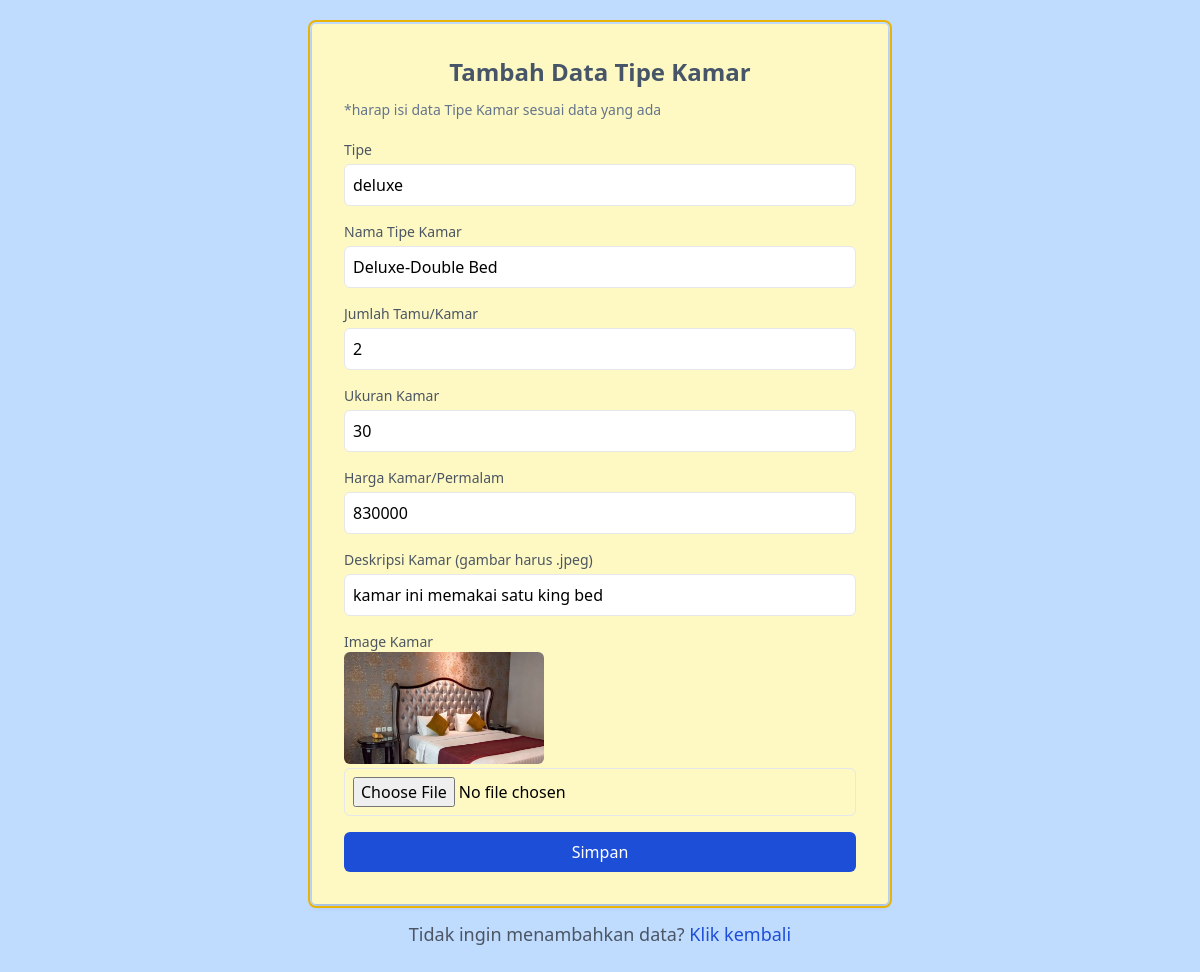
Page /admin/build/pages/function/edittipekamar.php?id=4 on the committed database.
### tables this page shows
CREATE TABLE IF NOT EXISTS `tipekamar` (
  `tipe_kamar_id` int NOT NULL AUTO_INCREMENT,
  `slug` varchar(50) DEFAULT NULL,
  `nama_tipe` varchar(100) NOT NULL,
  `jmlh_tamu` int DEFAULT NULL,
  `deskripsi` text,
  `ukuran` int DEFAULT NULL,
  `harga` int DEFAULT NULL,
  `image` varchar(50) DEFAULT NULL,
  PRIMARY KEY (`tipe_kamar_id`)
);

### admin/build/pages/function/edittipekamar.php (the view, shortened to what this page needs)
<?php
require "koneksi.php";
$tipe_kamar_id = $_GET["id"];
$sql = "SELECT * FROM tipekamar WHERE tipe_kamar_id = '$tipe_kamar_id'";
$hasil = $conn->query($sql);
?>
<!DOCTYPE html>
<html lang="en">
<head>
    <script src="https://cdn.tailwindcss.com"></script>
</head>
<body class="p-6 bg-blue-200">
<?php while ($tipe = $hasil->fetch_assoc()) { ?>
    <div class="max-w-xl p-8 mx-auto bg-yellow-100 rounded shadow-md outline outline-2 outline-offset-2 outline-yellow-500">
        <h2 class="mb-3 text-2xl font-bold text-center text-slate-600 ">Tambah Data Tipe Kamar</h2>
        <h6 class="mb-5 text-sm text-slate-500 ">*harap isi data Tipe Kamar sesuai data yang ada</h6>
        <form action="" method="post" enctype="multipart/form-data" class="space-y-4 ">
         <div>
                <label for="slug" class="block text-sm font-medium text-gray-600">Tipe</label>
                <input type="text" id="slug" name="slug" placeholder="Deluxe" class="w-full p-2 mt-1 border rounded-md " required value="<?php echo $tipe['slug']; ?>">
            </div>
            <div>
                <label for="nama_tipe" class="block text-sm font-medium text-gray-600">Nama Tipe Kamar</label>
                <input type="text" id="nama_tipe" name="nama_tipe" placeholder="Deluxe-Twin Bed" class="w-full p-2 mt-1 border rounded-md " required value="<?php echo $tipe['nama_tipe']; ?>">
            </div>
            <div>
                <label for="jmlh_tamu" class="block text-sm font-medium text-gray-600">Jumlah Tamu/Kamar</label>
                <input type="number" id="jmlh_tamu" name="jmlh_tamu" placeholder="2" class="w-full p-2 mt-1 border rounded-md " required value="<?php echo $tipe['jmlh_tamu']; ?>">
            </div>
            <div>
                <label for="ukuran" class="block text-sm font-medium text-gray-600">Ukuran Kamar</label>
                <input type="number" id="ukuran" name="ukuran" placeholder="27" class="w-full p-2 mt-1 border rounded-md " required value="<?php echo $tipe['ukuran']; ?>">
            </div>
            <div>
                <label for="harga" class="block text-sm font-medium text-gray-600">Harga Kamar/Permalam</label>
                <input type="number" id="harga" name="harga" placeholder="700000" class="w-full p-2 mt-1 border rounded-md " required value="<?php echo $tipe['harga']; ?>">
            </div>
            <div>
                <label for="deskripsi" class="block text-sm font-medium text-gray-600">Deskripsi Kamar (gambar harus .jpeg)</label>
                <input type="text" id="deskripsi" name="deskripsi" placeholder="700000" class="w-full p-2 mt-1 border rounded-md " required value="<?php echo $tipe['deskripsi']; ?>">
            </div>
            <div>
                <label for="image" class="block text-sm font-medium text-gray-600">Image Kamar</label>
                <img class="w-full rounded-md" style="max-width: 200px;" src="../../assets/img/<?= $tipe['image'] ?>.jpeg" alt="" />
                <input type="file" id="image" name="image" placeholder="" class="w-full p-2 mt-1 border rounded-md " required>
            </div>
            <div>
                <button type="submit" name="submit" class="w-full p-2 text-white bg-blue-700 rounded-md hover:bg-blue-300">Simpan</button>
            </div>
        </form>
    </div>
    <p class="mt-4 text-lg text-center text-gray-600">Tidak ingin menambahkan data? <a href="../datacustomer.php" class="text-blue-700 no-underline hover:underline">Klik kembali</a></p>
    <?php
    }
?>
</body>
</html>

### rows in the picture
tipekamar: slug "deluxe", nama_tipe "Deluxe-Double Bed", jmlh_tamu "2", ukuran "30", harga "830000", deskripsi "kamar ini memakai satu king bed", image (picture)
